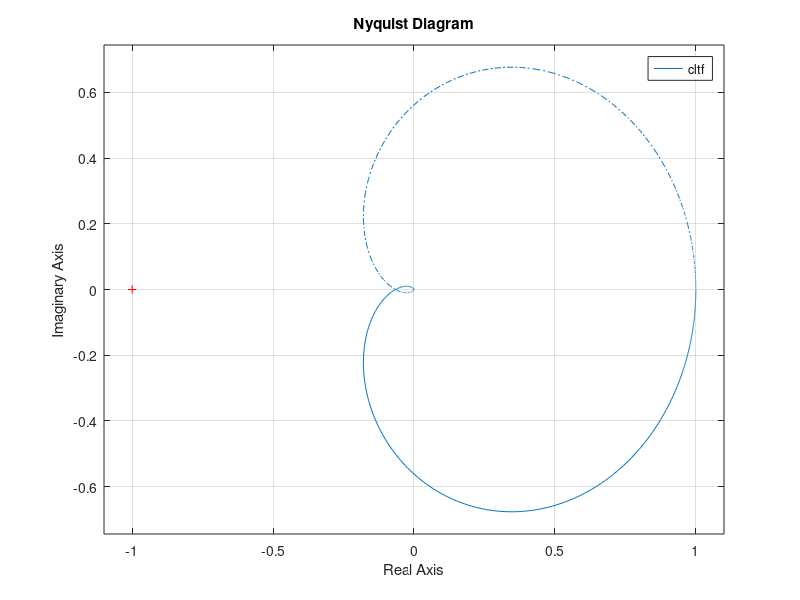

Here is the MATLAB script that generated this plot:
clc;
clear;
close all;
s=tf('s')
gs=10/(s*(s+3)*(s+6))
cltf=feedback(gs,1)
nyquist(cltf)

% Magnitude at w = "18^(1/2) rad/sec" is "0.06 dB"

%  Therefore , Stable system ...

% Mohammed Muneeb Ahmed
% mohammedmujeebahmed72@gmail.com
